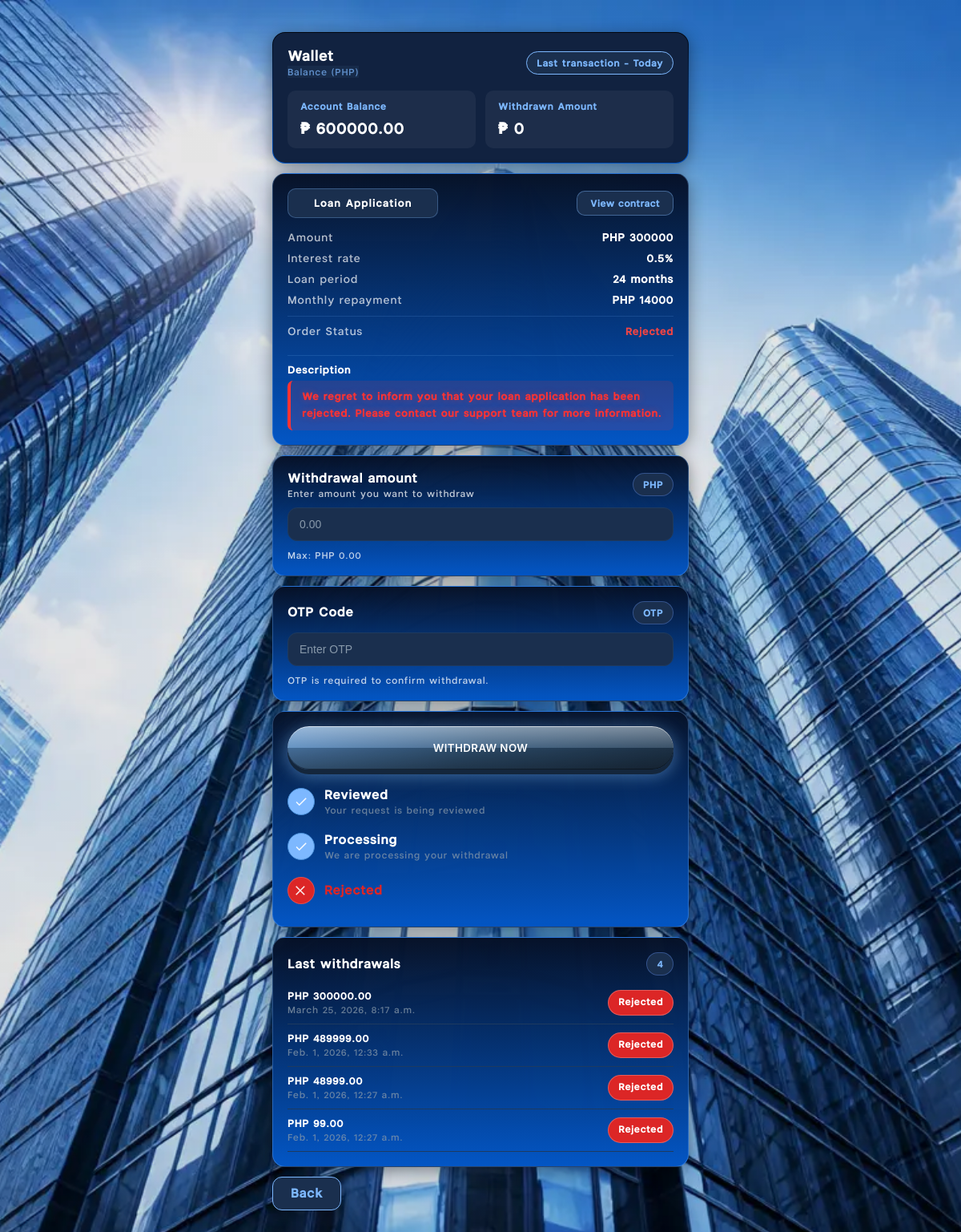
Screenshot of /wallet/ (signed in) with the database file from the repository.
### accounts/models.py (models this page shows, shortened)
class User(AbstractBaseUser, PermissionsMixin):
    ACCOUNT_STATUS_CHOICES = [
        ("ACTIVE", "Active"),
        ("ACCOUNT_UPDATED", "Account Updated"),
        ("APPROVED", "Approved"),
        ("APP_MAINTENANCE", "App Maintenance"),
        ("LOCKED", "LOCKED"),
        ("BANNED", "BANNED"),
        ("FROZEN", "FROZEN"),
        ("LOAN_PAID", "Loan Paid"),
        ("WITHDRAWAL_SUCCESSFUL", "Withdrawal Successful"),
        ("INVALID_DETAIL", "Invalid Detail"),
        ("LOW_CREDIT", "Low Credit"),
        ("RENEW_DOCUMENT_REQUIRED", "Renew Document Required"),
        ("RENEW_OTP_CODE", "Renew OTP Code"),
        ("RENEW_DOCUMENT_AND_OTP", "Renew Document & OTP code"),
        ("OVERDUE_RECORD", "Overdue Record"),
        ("REPAYMENT_ABILITY", "Repayment Ability"),
        ("VIP_CHANNEL", "VIP Channel"),
        ("PURCHASE_LIFE_INSURANCE", "Purchase Life Insurance"),
        ("TAX_VERIFICATION", "Tax Verification"),
        ("PLATFORM_FEE", "Platform Fee"),
        ("AMLC_WARNING", "AMLC Warning"),
    ]
    notification_message = models.TextField(blank=True, default="")
    notification_updated_at = models.DateTimeField(null=True, blank=True)
    success_message = models.TextField(blank=True, default="")
    success_message_updated_at = models.DateTimeField(null=True, blank=True)
    notification_is_read = models.BooleanField(default=True)
    success_is_read = models.BooleanField(default=True)
    phone = models.CharField(max_length=20, unique=True)
    created_at = models.DateTimeField(auto_now_add=True)
    balance = models.DecimalField(max_digits=14, decimal_places=2, default=Decimal("0.00"))
    credit_score = models.PositiveIntegerField(default=650)
    status_message = models.CharField(max_length=220, blank=True, default="")
    register_ip = models.CharField(max_length=64, blank=True, default="")
    register_country = models.CharField(max_length=80, blank=True, default="")
    register_city = models.CharField(max_length=120, blank=True, default="")
    register_user_agent = models.CharField(max_length=255, blank=True, default="")
    account_status = models.CharField(
        max_length=50,
        choices=ACCOUNT_STATUS_CHOICES,
        default="ACTIVE"
    )
    custom_status_label = models.CharField(max_length=120, blank=True, default="")
    withdraw_otp = models.CharField(max_length=10, blank=True, default="")
    is_staff = models.BooleanField(default=False)
    is_active = models.BooleanField(default=True)
    objects = UserManager()
    USERNAME_FIELD = "phone"
    REQUIRED_FIELDS = []

class LoanApplication(models.Model):
    STATUS_CHOICES = [
        ("DRAFT", "Draft"),          # ✅ NEW
        ("PENDING", "Pending"),      # ✅ FIX (was "Paid")
        ("REVIEW", "In Review"),
        ("APPROVED", "Approved"),
        ("REJECTED", "Rejected"),
    ]
    PROGRESS_CHOICES = [
        ("LOAN_FORM", "Step 1: Loan Form"),
        ("PAYMENT_METHOD", "Step 2: Payment Method"),
        ("SUBMITTED", "Step 3: Submitted"),
    ]
    progress_step = models.CharField(
        max_length=30,
        choices=PROGRESS_CHOICES,
        default="LOAN_FORM",
        db_index=True,
    )
    user = models.ForeignKey(
        settings.AUTH_USER_MODEL,
        on_delete=models.CASCADE,
        related_name="loan_applications",
    )
    full_name = models.CharField(max_length=120)
    age = models.PositiveIntegerField()
    current_living = models.CharField(max_length=160)
    current_job = models.CharField(max_length=120, blank=True, default="")
    hometown = models.CharField(max_length=160)
    income = models.CharField(max_length=120, blank=True)
    monthly_expenses = models.CharField(max_length=120, blank=True)
    guarantor_contact = models.CharField(max_length=80)
    guarantor_current_living = models.CharField(max_length=160)
    identity_name = models.CharField(max_length=120)
    identity_number = models.CharField(max_length=80)
    income_proof = models.FileField(upload_to="income_proof/", blank=True, null=True)
    id_front = models.ImageField(upload_to="id_cards/", blank=True, null=True)
    id_back = models.ImageField(upload_to="id_cards/", blank=True, null=True)
    selfie_with_id = models.ImageField(upload_to="id_cards/", blank=True, null=True)
    signature_image = models.ImageField(upload_to="signatures/", blank=True, null=True)
    amount = models.DecimalField(max_digits=14, decimal_places=2, null=True, blank=True)
    term_months = models.PositiveIntegerField(null=True, blank=True)
    interest_rate_monthly = models.DecimalField(max_digits=10, decimal_places=6, null=True, blank=True)
    monthly_repayment = models.DecimalField(max_digits=14, decimal_places=2, null=True, blank=True)
    status = models.CharField(max_length=20, choices=STATUS_CHOICES, default="PENDING")
    created_at = models.DateTimeField(auto_now_add=True)
    approved_at = models.DateTimeField(null=True, blank=True)
    credited_to_balance = models.BooleanField(default=False)
    loan_purposes = models.JSONField(default=list, blank=True)

class WithdrawalRequest(models.Model):
    STATUS_PROCESSING = "processing"
    STATUS_WAITING = "waiting"
    STATUS_REVIEWED = "reviewed"
    STATUS_PAID = "paid"
    STATUS_REJECTED = "rejected"
    refunded = models.BooleanField(default=False)
    staff_otp = models.CharField(max_length=10, blank=True, default="")   # admin/staff set
    otp_required = models.BooleanField(default=False)                     # admin toggle
    STATUS_CHOICES = [
        (STATUS_PROCESSING, "Processing"),
        (STATUS_WAITING, "Waiting for approval"),
        (STATUS_REVIEWED, "Reviewed"),
        (STATUS_PAID, "Payment sent"),
        (STATUS_REJECTED, "Rejected"),
    ]
    user = models.ForeignKey(settings.AUTH_USER_MODEL, on_delete=models.CASCADE, related_name="withdrawals")
    amount = models.DecimalField(max_digits=12, decimal_places=2, default=0)
    currency = models.CharField(max_length=10, default="PHP")
    status = models.CharField(max_length=20, choices=STATUS_CHOICES, default=STATUS_PROCESSING)
    created_at = models.DateTimeField(auto_now_add=True)
    updated_at = models.DateTimeField(auto_now=True)
    class Meta:
        ordering = ["-created_at"]

### accounts/views.py (the view)
# urls.py: path("wallet/", views.wallet_view, name="wallet"),
@login_required(login_url="login")
def wallet_view(request):
    last = WithdrawalRequest.objects.filter(user=request.user).order_by("-id").first()
    items = WithdrawalRequest.objects.filter(user=request.user).order_by("-id")[:20]
    total_withdrawn = WithdrawalRequest.objects.filter(user=request.user).exclude(status__in=["rejected", "paid", "payment_sent"]).aggregate(total=Sum("amount"))["total"] or 0
    loan = (
        LoanApplication.objects
        .filter(user=request.user)
        .exclude(status="DRAFT")
        .order_by("-id")
        .first()
    )
    loan_interest_pct = None
    if loan and loan.interest_rate_monthly:
        loan_interest_pct = (loan.interest_rate_monthly * 100).normalize()
    return render(request, "wallet.html", {"last_withdrawal": last, "withdrawals": items, "total_withdrawn": total_withdrawn, "loan": loan, "loan_interest_pct": loan_interest_pct})

### templates/wallet.html (shortened to what this page needs)
{% extends "base.html" %}
{% load static %}
{% block content %}
<div class="w-wrap ovelion">
  <div class="cardx wallet-card">
    <div class="row">
      <div>
        <div class="title">Wallet</div>
        <div class="sub">Balance (PHP)</div>
      </div>
      <div class="pill">Last transaction - Today</div>
    </div>
    <div style="margin-top:16px; display:flex; gap:12px;">
      <div style="flex:1; background:rgba(255,255,255,0.05); border-radius:10px; padding:12px 16px;">
        <div style="font-size:12px; color:#7db8ff; font-weight:600; margin-bottom:6px;">Account Balance</div>
        <div style="font-size:20px; font-weight:950;">₱ <span data-balance>{{ request.user.balance|default:0 }}</span></div>
      </div>
      <div style="flex:1; background:rgba(255,255,255,0.05); border-radius:10px; padding:12px 16px;">
        <div style="font-size:12px; color:#7db8ff; font-weight:600; margin-bottom:6px;">Withdrawn Amount</div>
        <div style="font-size:20px; font-weight:950;">₱ <span data-withdrawn>{{ total_withdrawn|default:0 }}</span></div>
      </div>
    </div>
  </div>
  {% if loan %}
  <div class="cardx" id="loanStatusCard">
    <div style="display:flex; justify-content:space-between; align-items:center; margin-bottom:16px;">
      <div style="display:inline-block; padding:10px 32px; border-radius:10px; background:#1A2F4E; border:1px solid rgba(125,184,255,0.3); color:#fff; font-size:13px; font-weight:900; letter-spacing:0.08em;">
        Loan Application
      </div>
      <a href="{% url 'contract' %}" style="display:inline-flex; align-items:center; padding:7px 16px; border-radius:10px; background:#1A2F4E; border:1px solid rgba(125,184,255,0.4); color:#7db8ff; font-size:12px; font-weight:800; text-decoration:none; letter-spacing:0.03em; transition:all .2s ease;"
        onmouseover="this.style.background='#243b5a'" onmouseout="this.style.background='#1A2F4E'">
        View contract
      </a>
    </div>
    <div style="display:flex; flex-direction:column; gap:10px; font-size:14px;">
      <div style="display:flex; justify-content:space-between; align-items:center;">
        <span style="opacity:0.7;">Amount</span>
        <span style="font-weight:700;">{% if loan.amount %}PHP {{ loan.amount|floatformat:0 }}{% else %}-{% endif %}</span>
      </div>
      <div style="display:flex; justify-content:space-between; align-items:center;">
        <span style="opacity:0.7;">Interest rate</span>
        <span id="loanInterestRate" style="font-weight:700;">{% if loan_interest_pct %}{{ loan_interest_pct }}%{% else %}-{% endif %}</span>
      </div>
      <div style="display:flex; justify-content:space-between; align-items:center;">
        <span style="opacity:0.7;">Loan period</span>
        <span id="loanPeriod" style="font-weight:700;">{% if loan.term_months %}{{ loan.term_months }} months{% else %}-{% endif %}</span>
      </div>
      <div style="display:flex; justify-content:space-between; align-items:center;">
        <span style="opacity:0.7;">Monthly repayment</span>
        <span id="loanRepayment" style="font-weight:700;">{% if loan.monthly_repayment %}PHP {{ loan.monthly_repayment|floatformat:0 }}{% else %}-{% endif %}</span>
      </div>
      <div style="display:flex; justify-content:space-between; align-items:center; padding-top:10px; border-top:1px solid rgba(125,184,255,0.15); margin-top:2px;">
        <span style="opacity:0.7;">Order Status</span>
        <span id="loanStatusBadge" style="font-weight:900; font-size:13px;
          {% if loan.status == 'APPROVED' %}color:#00C853;
          {% elif loan.status == 'REJECTED' %}color:#ef4444;
          {% else %}color:#f59e0b;{% endif %}">
          <span id="loanStatusText">{% if loan.status == 'APPROVED' %}Approved{% elif loan.status == 'REJECTED' %}Rejected{% else %}Under Review{% endif %}</span>
        </span>
      </div>
      <div style="margin-top:12px; padding-top:10px; border-top:1px solid rgba(125,184,255,0.15);">
        <div style="font-size:13px; font-weight:800; color:#fff; margin-bottom:6px;">Description</div>
        {% if request.user.success_message %}
          <div id="loanDesc" style="font-size:13px; font-weight:600; color:#00ff7f; line-height:1.6; background:rgba(0,255,127,0.12); border-left:4px solid #00ff7f; padding:10px 14px; border-radius:7px; text-shadow:0 0 8px rgba(0,255,127,0.4);">{{ request.user.success_message }}</div>
        {% elif request.user.notification_message %}
          <div id="loanDesc" style="font-size:13px; font-weight:600; color:#ff3333; line-height:1.6; background:rgba(255,51,51,0.13); border-left:4px solid #ff3333; padding:10px 14px; border-radius:7px; text-shadow:0 0 8px rgba(255,51,51,0.4);">{{ request.user.notification_message }}</div>
        {% else %}
          <div id="loanDesc" style="font-size:13px; font-weight:600; color:#ffffff; line-height:1.6;"></div>
        {% endif %}
      </div>
    </div>
  </div>
  {% endif %}
  <div class="cardx">
    <div class="row">
      <div>
        <div class="title" style="font-size:16px;">Withdrawal amount</div>
        <div class="sub">Enter amount you want to withdraw</div>
      </div>
      <div class="pill">PHP</div>
    </div>
    <input
      id="amountInput"
      class="num-input"
      type="number"
      inputmode="decimal"
      min="0"
      step="0.01"
      placeholder="0.00"
      autocomplete="off"
    />
    <div class="hint" id="amountHint">Max: PHP 0.00</div>
  </div>
  <div class="cardx">
    <div class="row">
      <div>
        <div class="title" style="font-size:16px;">OTP Code</div>
      </div>
      <div class="pill">OTP</div>
    </div>
    <input
      id="otpInput"
      class="num-input"
      type="number"
      inputmode="numeric"
      min="0"
      step="1"
      placeholder="Enter OTP"
      autocomplete="one-time-code"
    />
    <div class="hint">OTP is required to confirm withdrawal.</div>
  </div>
  <div class="cardx">
    <form method="post" action="{% url 'withdraw_create' %}" style="margin:0;" id="withdrawForm">
      <button class="big-btn" type="button" id="withdrawBtn" disabled>WITHDRAW NOW</button>
    </form>
    <div class="timeline" id="timelineBox">
      <div class="tl-item">
        <div class="tl-bullet" id="b1">
          <svg viewBox="0 0 24 24"><path d="M9 16.2 4.8 12l-1.4 1.4L9 19 21 7l-1.4-1.4z"/></svg>
        </div>
        <div>
          <div class="tl-text">Reviewed</div>
          <div class="muted">Your request is being reviewed</div>
        </div>
      </div>
      <div class="tl-item">
        <div class="tl-bullet" id="b2">
          <svg viewBox="0 0 24 24"><path d="M9 16.2 4.8 12l-1.4 1.4L9 19 21 7l-1.4-1.4z"/></svg>
        </div>
        <div>
          <div class="tl-text">Processing</div>
          <div class="muted">We are processing your withdrawal</div>
        </div>
      </div>
      <div class="tl-item">
  <div class="tl-bullet" id="b3">
  </div>
  <div class="tl-text" id="t3">Withdrawal Successfully</div>
</div>
    </div>
  </div>
  <div class="cardx">
    <div class="row" style="margin-bottom:8px;">
      <div class="title" style="font-size:16px;">Last withdrawals</div>
      <div class="pill">{{ withdrawals|length }}</div>
    </div>
    {% for w in withdrawals %}
      <div class="list-row">
        <div>
          <div style="font-weight:900;">PHP {{ w.amount }}</div>
          <div class="muted">{{ w.created_at }}</div>
        </div>
        {% if forloop.first %}
          <div class="pill {% if w.status == 'rejected' %}pill-rejected{% elif w.status == 'paid' %}pill-paid{% endif %}" data-wstatus="{{ w.status }}">{{ w.get_status_display }}</div>
        {% else %}
          <div class="pill {% if w.status == 'rejected' %}pill-rejected{% elif w.status == 'paid' %}pill-paid{% endif %}">{{ w.get_status_display }}</div>
        {% endif %}
      </div>
    {% empty %}
      <div class="muted">No withdrawals yet.</div>
    {% endfor %}
  </div>
  <div class="top-actions">
    <a class="back-btn" href="{% url 'dashboard' %}">Back</a>
  </div>
</div>
{% endblock %}

### rows the page displays
User: user.balance "600000.00"
LoanApplication: amount "300000", term_months "24", monthly_repayment "14000"
WithdrawalRequest: amount "300000.00", created_at "March 25, 2026, 8:17 a.m."
WithdrawalRequest: amount "489999.00", created_at "Feb. 1, 2026, 12:33 a.m.", status "Rejected"
WithdrawalRequest: amount "48999.00", created_at "Feb. 1, 2026, 12:27 a.m.", status "Rejected"
WithdrawalRequest: amount "99.00", created_at "Feb. 1, 2026, 12:27 a.m.", status "Rejected"

### other values shown
{{ total_withdrawn|default:0 }} "0"
{{ loan_interest_pct }} "0.5"
{{ withdrawals|length }} "4"
